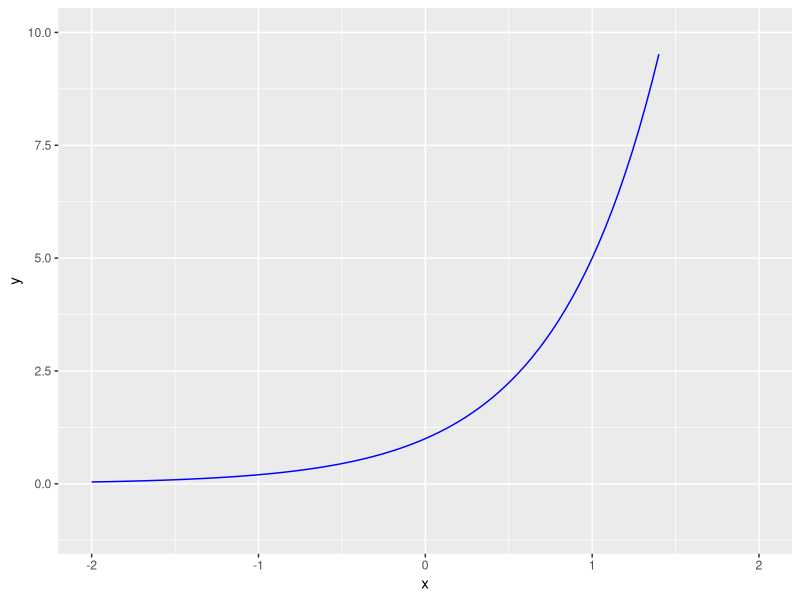

Recreate this plot in R.
#Clear your environment.
rm(list=ls())

#Define the function, f(x) = 5^x.
f <- function(x){5^x}

#We need the tidyverse package in order to use the ggplot() function.
#Use the following command to install the tidyverse package. 
  #install.packages("tidyverse")
#You must have the package installed to call the package into your session.
library(tidyverse)

#You need a data frame to use the ggplot() function.
#Let's create a generic data frame with the two columns.
  #x a list of numbers from -20 to 20 spaced by 0.01
  #y a list of numbers from -20 to 20 spaced by 0.01
plot.df <- as.data.frame(cbind(x=seq(-20,20,0.01),y=seq(-20,20,0.01)))
#Take a look at the top of the data frame.
head(plot.df)

#Create a graph of the function f(x) = 5^x using the ggplot() function.
  #gg in ggplot stands for grammar of graphics
  #The first line create the plot. The "+" tells R more is coming.
  #The second line adds the curve to the plot. (notice the "+" more is coming)
  #The third line sets the limits for the horizontal axis.
  #The fourth line sets the limits for the vertical axis.
ggplot(plot.df, aes(x,y))+
  geom_function(fun=f,color='blue')+
  xlim(-2,2)+
  ylim(-1,10)
